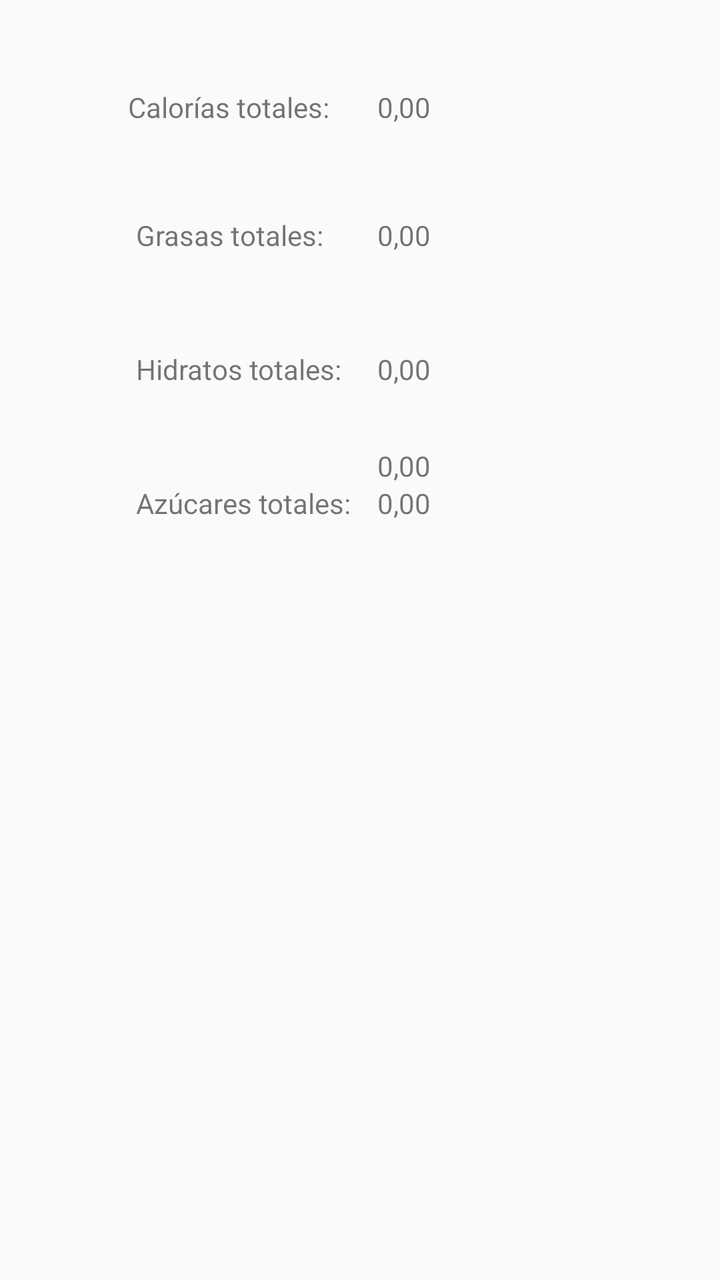
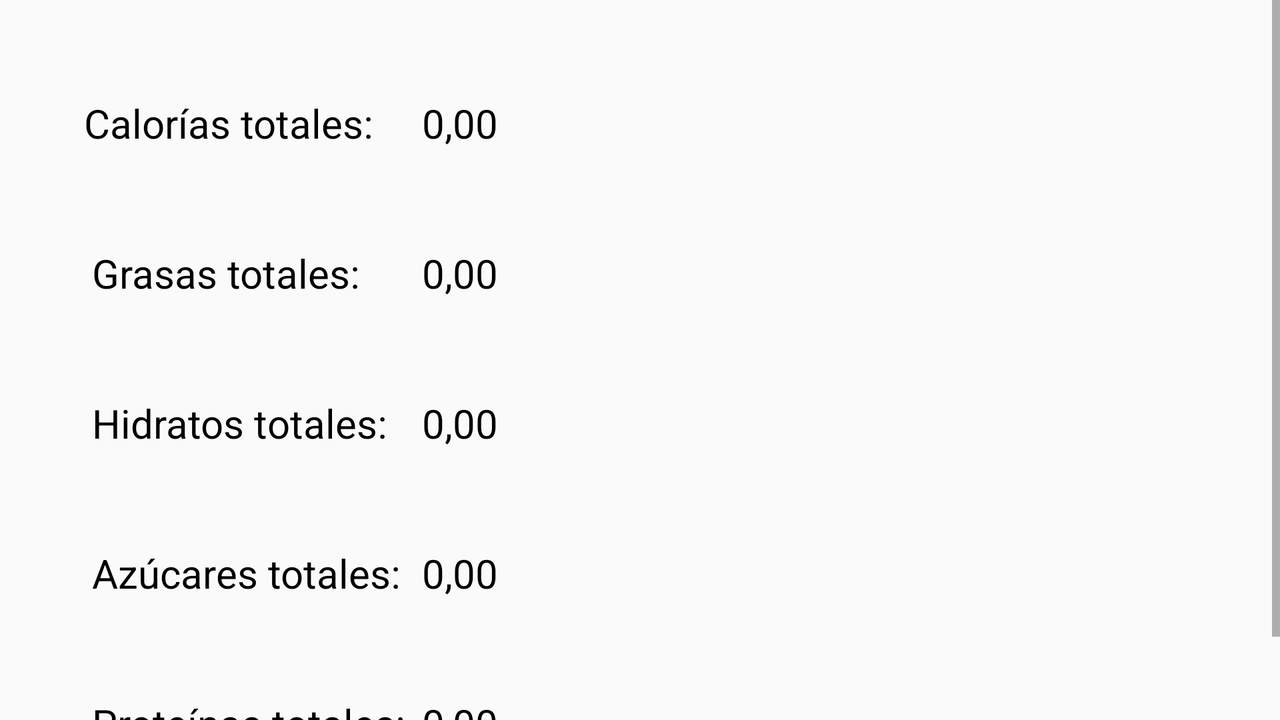

Two renders of one Android screen. The first uses the default layout on a phone; the second uses the alternative layout the repository ships for a different screen configuration, on a matching device. The two XML files are below.
<!-- AndroidManifest.xml: application theme Theme.Fruticion -->
<!-- res/layout/fragment_weekly_intake.xml -->
<?xml version="1.0" encoding="utf-8"?>
<androidx.constraintlayout.widget.ConstraintLayout xmlns:android="http://schemas.android.com/apk/res/android"
    xmlns:tools="http://schemas.android.com/tools"
    android:layout_width="match_parent"
    android:layout_height="match_parent"
    xmlns:app="http://schemas.android.com/apk/res-auto"
    tools:context=".fragments.WeeklyIntakeFragment">


    <TextView
        android:id="@+id/text_total_fats"
        android:layout_width="wrap_content"
        android:layout_height="wrap_content"
        android:layout_marginStart="4dp"
        android:layout_marginTop="48dp"
        android:text="@string/text_total_fats"
        app:layout_constraintStart_toStartOf="@+id/text_total_calories"
        app:layout_constraintTop_toBottomOf="@+id/text_total_calories" />

    <androidx.recyclerview.widget.RecyclerView
        android:id="@+id/rv_fruit_weekly_list"
        android:layout_width="414dp"
        android:layout_height="368dp"
        android:layout_marginBottom="4dp"
        app:layout_constraintBottom_toBottomOf="parent"
        app:layout_constraintEnd_toEndOf="parent"
        app:layout_constraintTop_toBottomOf="@+id/text_total_proteins"
        app:layout_constraintVertical_bias="1.0" />

    <TextView
        android:id="@+id/text_total_calories"
        android:layout_width="wrap_content"
        android:layout_height="16dp"
        android:layout_marginStart="64dp"
        android:layout_marginTop="44dp"
        android:text="@string/text_total_calories"
        app:layout_constraintStart_toStartOf="parent"
        app:layout_constraintTop_toTopOf="parent" />

    <TextView
        android:id="@+id/text_total_carbo"
        android:layout_width="wrap_content"
        android:layout_height="wrap_content"
        android:layout_marginTop="48dp"
        android:text="@string/text_total_carbo"
        app:layout_constraintStart_toStartOf="@+id/text_total_fats"
        app:layout_constraintTop_toBottomOf="@+id/text_total_fats" />

    <TextView
        android:id="@+id/text_total_sugars"
        android:layout_width="wrap_content"
        android:layout_height="wrap_content"
        android:layout_marginTop="48dp"
        android:text="@string/text_total_sugars"
        app:layout_constraintStart_toStartOf="@+id/text_total_carbo"
        app:layout_constraintTop_toBottomOf="@+id/text_total_carbo" />

    <TextView
        android:id="@+id/text_total_proteins"
        android:layout_width="wrap_content"
        android:layout_height="wrap_content"
        android:layout_marginTop="48dp"
        android:layout_marginBottom="400dp"
        android:text="@string/text_total_proteins"
        app:layout_constraintBottom_toBottomOf="parent"
        app:layout_constraintStart_toStartOf="@+id/text_total_sugars"
        app:layout_constraintTop_toBottomOf="@+id/text_total_sugars"
        app:layout_constraintVertical_bias="0.952" />

    <TextView
        android:id="@+id/value_total_calories"
        android:layout_width="wrap_content"
        android:layout_height="wrap_content"
        android:layout_marginStart="24dp"
        android:text="@string/value_total_calories"
        app:layout_constraintStart_toEndOf="@+id/text_total_calories"
        app:layout_constraintTop_toTopOf="@+id/text_total_calories" />

    <TextView
        android:id="@+id/value_total_fats"
        android:layout_width="wrap_content"
        android:layout_height="wrap_content"
        android:text="@string/value_total_fats"
        app:layout_constraintStart_toStartOf="@+id/value_total_calories"
        app:layout_constraintTop_toTopOf="@+id/text_total_fats" />

    <TextView
        android:id="@+id/value_total_sugars"
        android:layout_width="wrap_content"
        android:layout_height="wrap_content"
        android:text="@string/value_total_sugars"
        app:layout_constraintStart_toStartOf="@+id/value_total_carbo"
        app:layout_constraintTop_toTopOf="@+id/text_total_sugars" />

    <TextView
        android:id="@+id/value_total_carbo"
        android:layout_width="wrap_content"
        android:layout_height="wrap_content"
        android:text="@string/value_total_carbo"
        app:layout_constraintStart_toStartOf="@+id/value_total_fats"
        app:layout_constraintTop_toTopOf="@+id/text_total_carbo" />

    <TextView
        android:id="@+id/value_total_proteins"
        android:layout_width="wrap_content"
        android:layout_height="wrap_content"
        android:text="@string/value_total_proteins"
        app:layout_constraintBottom_toBottomOf="@+id/text_total_proteins"
        app:layout_constraintStart_toStartOf="@+id/value_total_sugars" />

</androidx.constraintlayout.widget.ConstraintLayout>
<!-- resources referenced by this layout -->
<resources>
  <string name="text_total_calories">Calorías totales:</string>
  <string name="text_total_carbo">Hidratos totales:</string>
  <string name="text_total_fats">Grasas totales:</string>
  <string name="text_total_proteins">Proteínas totales:</string>
  <string name="text_total_sugars">Azúcares totales:</string>
  <string name="value_total_calories">0,00</string>
  <string name="value_total_carbo">0,00</string>
  <string name="value_total_fats">0,00</string>
  <string name="value_total_proteins">0,00</string>
  <string name="value_total_sugars">0,00</string>
  <style name="Theme.Fruticion" parent="Theme.AppCompat.Light.NoActionBar" />
</resources>
<!-- res/layout-land/fragment_weekly_intake.xml (the repository's variant of the layout above) -->
<!-- drawn on the phone turned sideways -->
<?xml version="1.0" encoding="utf-8"?>
<androidx.constraintlayout.widget.ConstraintLayout xmlns:android="http://schemas.android.com/apk/res/android"
    xmlns:tools="http://schemas.android.com/tools"
    android:layout_width="match_parent"
    android:layout_height="match_parent"
    xmlns:app="http://schemas.android.com/apk/res-auto"
    tools:context=".fragments.WeeklyIntakeFragment">


    <ScrollView
        android:layout_width="0dp"
        android:layout_height="0dp"
        app:layout_constraintBottom_toBottomOf="parent"
        app:layout_constraintEnd_toEndOf="parent"
        app:layout_constraintHorizontal_bias="0.0"
        app:layout_constraintStart_toStartOf="parent"
        app:layout_constraintTop_toTopOf="parent"
        app:layout_constraintVertical_bias="0.0">

        <androidx.constraintlayout.widget.ConstraintLayout
            android:layout_width="match_parent"
            android:layout_height="wrap_content"
            android:orientation="vertical">

            <TextView
                android:id="@+id/text_total_fats"
                android:layout_width="wrap_content"
                android:layout_height="wrap_content"
                android:layout_marginStart="4dp"
                android:layout_marginTop="48dp"
                android:text="@string/text_total_fats"
                android:textColor="@color/black"
                android:textSize="20sp"
                app:layout_constraintStart_toStartOf="@+id/text_total_calories"
                app:layout_constraintTop_toBottomOf="@+id/text_total_calories" />

            <androidx.recyclerview.widget.RecyclerView
                android:id="@+id/rv_fruit_weekly_list"
                android:layout_width="403dp"
                android:layout_height="407dp"
                android:alpha="0.8"
                app:layout_constraintBottom_toBottomOf="parent"
                app:layout_constraintEnd_toEndOf="parent"
                app:layout_constraintTop_toTopOf="parent"
                app:layout_constraintVertical_bias="0.0" />

            <TextView
                android:id="@+id/text_total_calories"
                android:layout_width="wrap_content"
                android:layout_height="wrap_content"
                android:layout_marginStart="42dp"
                android:layout_marginTop="48dp"
                android:text="@string/text_total_calories"
                android:textColor="@color/black"
                android:textSize="20sp"
                app:layout_constraintStart_toStartOf="parent"
                app:layout_constraintTop_toTopOf="parent" />

            <TextView
                android:id="@+id/text_total_carbo"
                android:layout_width="wrap_content"
                android:layout_height="wrap_content"
                android:layout_marginTop="48dp"
                android:text="@string/text_total_carbo"
                android:textColor="@color/black"
                android:textSize="20sp"
                app:layout_constraintStart_toStartOf="@+id/text_total_fats"
                app:layout_constraintTop_toBottomOf="@+id/text_total_fats" />

            <TextView
                android:id="@+id/text_total_sugars"
                android:layout_width="wrap_content"
                android:layout_height="wrap_content"
                android:layout_marginTop="48dp"
                android:text="@string/text_total_sugars"
                android:textColor="@color/black"
                android:textSize="20sp"
                app:layout_constraintStart_toStartOf="@+id/text_total_carbo"
                app:layout_constraintTop_toBottomOf="@+id/text_total_carbo" />

            <TextView
                android:id="@+id/text_total_proteins"
                android:layout_width="wrap_content"
                android:layout_height="wrap_content"
                android:layout_marginTop="48dp"
                android:text="@string/text_total_proteins"
                android:textColor="@color/black"
                android:textSize="20sp"
                app:layout_constraintStart_toStartOf="@+id/text_total_sugars"
                app:layout_constraintTop_toBottomOf="@+id/text_total_sugars" />

            <TextView
                android:id="@+id/value_total_calories"
                android:layout_width="wrap_content"
                android:layout_height="wrap_content"
                android:layout_marginStart="24dp"
                android:text="@string/value_total_calories"
                android:textColor="@color/black"
                android:textSize="20sp"
                app:layout_constraintStart_toEndOf="@+id/text_total_calories"
                app:layout_constraintTop_toTopOf="@+id/text_total_calories" />

            <TextView
                android:id="@+id/value_total_fats"
                android:layout_width="wrap_content"
                android:layout_height="wrap_content"
                android:text="@string/value_total_fats"
                android:textColor="@color/black"
                android:textSize="20sp"
                app:layout_constraintStart_toStartOf="@+id/value_total_calories"
                app:layout_constraintTop_toTopOf="@+id/text_total_fats" />

            <TextView
                android:id="@+id/value_total_sugars"
                android:layout_width="wrap_content"
                android:layout_height="wrap_content"
                android:text="@string/value_total_sugars"
                android:textColor="@color/black"
                android:textSize="20sp"
                app:layout_constraintStart_toStartOf="@+id/value_total_carbo"
                app:layout_constraintTop_toTopOf="@+id/text_total_sugars" />

            <TextView
                android:id="@+id/value_total_carbo"
                android:layout_width="wrap_content"
                android:layout_height="wrap_content"
                android:text="@string/value_total_carbo"
                android:textColor="@color/black"
                android:textSize="20sp"
                app:layout_constraintStart_toStartOf="@+id/value_total_fats"
                app:layout_constraintTop_toTopOf="@+id/text_total_carbo" />

            <TextView
                android:id="@+id/value_total_proteins"
                android:layout_width="wrap_content"
                android:layout_height="wrap_content"
                android:text="@string/value_total_proteins"
                android:textColor="@color/black"
                android:textSize="20sp"
                app:layout_constraintStart_toStartOf="@+id/value_total_sugars"
                app:layout_constraintTop_toTopOf="@+id/text_total_proteins" />

        </androidx.constraintlayout.widget.ConstraintLayout>
    </ScrollView>

</androidx.constraintlayout.widget.ConstraintLayout>
<!-- resources referenced by the variant -->
<!-- as the phone turned sideways resolves them -->
<resources>
  <color name="black">#FF000000</color>
  <string name="text_total_calories">Calorías totales:</string>
  <string name="text_total_carbo">Hidratos totales:</string>
  <string name="text_total_fats">Grasas totales:</string>
  <string name="text_total_proteins">Proteínas totales:</string>
  <string name="text_total_sugars">Azúcares totales:</string>
  <string name="value_total_calories">0,00</string>
  <string name="value_total_carbo">0,00</string>
  <string name="value_total_fats">0,00</string>
  <string name="value_total_proteins">0,00</string>
  <string name="value_total_sugars">0,00</string>
  <style name="Theme.Fruticion" parent="Theme.AppCompat.Light.NoActionBar" />
</resources>
